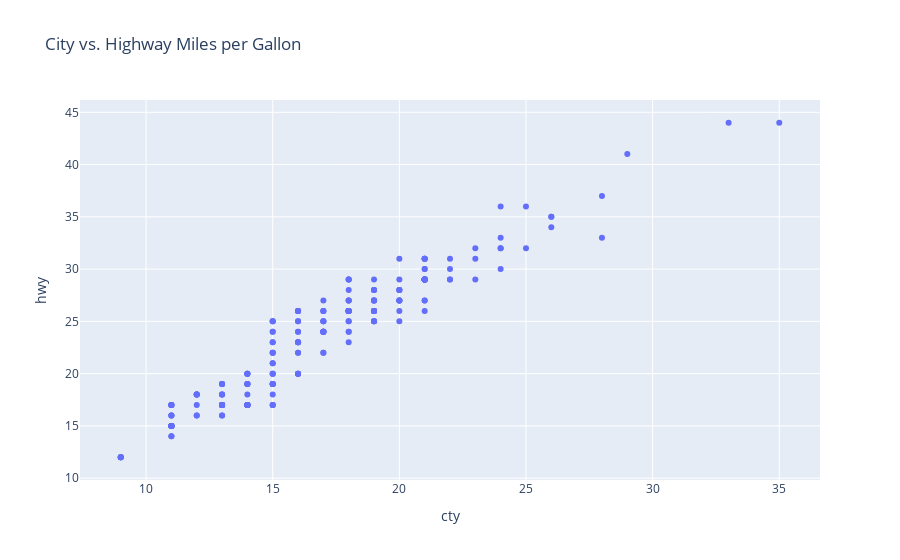

Notebook code cell kept with this figure:
### Code cell
# Let's add a title
fig = px.scatter(mpg, x='cty', y='hwy', title='City vs. Highway Miles per Gallon')
fig.show()

### Figure 1 — Plotly figure (JSON) as saved in the notebook; plotly's stock layout.template omitted (floating-point values rounded to 4 significant figures; data arrays with more than 128 entries replaced by an {"elided": "..."} marker saying what was removed)
{"data": [{"hovertemplate": "cty=%{x}<br>hwy=%{y}<extra></extra>", "legendgroup": "", "marker": {"color": "#636efa", "symbol": "circle"}, "mode": "markers", "name": "", "orientation": "v", "showlegend": false, "type": "scatter", "x": {"elided": "234 int values"}, "xaxis": "x", "y": {"elided": "234 int values"}, "yaxis": "y"}], "layout": {"autosize": true, "legend": {"tracegroupgap": 0}, "title": {"text": "City vs. Highway Miles per Gallon"}, "xaxis": {"anchor": "y", "autorange": true, "domain": [0, 1], "range": [7.372, 36.63], "title": {"text": "cty"}, "type": "linear"}, "yaxis": {"anchor": "x", "autorange": true, "domain": [0, 1], "range": [9.359, 46.64], "title": {"text": "hwy"}, "type": "linear"}}}
